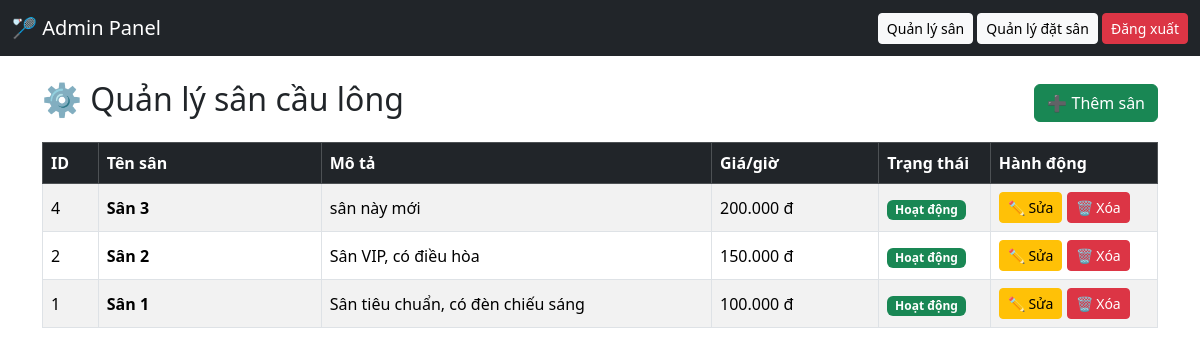
Screenshot of /public/admin/courts.php with the database file from the repository.
### tables this page shows
CREATE TABLE `courts` (
  `id` int NOT NULL,
  `name` varchar(100) NOT NULL,
  `description` text,
  `price_per_hour` decimal(10,2) NOT NULL,
  `status` enum('active','inactive') DEFAULT 'active',
  `created_at` timestamp NOT NULL DEFAULT CURRENT_TIMESTAMP
);

### public/admin/courts.php (the view, shortened to what this page needs)
<?php
require_once __DIR__ . '/../../config/db.php';
include '../../includes/admin_header.php';
$stmt = $pdo->query("SELECT * FROM courts ORDER BY id DESC");
$courts = $stmt->fetchAll(PDO::FETCH_ASSOC);
?>
<div class="d-flex justify-content-between align-items-center mb-3">
  <h2>⚙️ Quản lý sân cầu lông</h2>
  <a href="court_add.php" class="btn btn-success">➕ Thêm sân</a>
</div>
<table class="table table-bordered table-striped align-middle">
  <thead class="table-dark">
    <tr>
      <th width="5%">ID</th>
      <th width="20%">Tên sân</th>
      <th width="35%">Mô tả</th>
      <th width="15%">Giá/giờ</th>
      <th width="10%">Trạng thái</th>
      <th width="15%">Hành động</th>
    </tr>
  </thead>
  <tbody>
    <?php if (empty($courts)): ?>
      <tr>
        <td colspan="6" class="text-center text-muted">Chưa có sân nào được tạo.</td>
      </tr>
    <?php else: ?>
      <?php foreach ($courts as $c): ?>
        <tr>
          <td><?= $c['id'] ?></td>
          <td><strong><?= htmlspecialchars($c['name']) ?></strong></td>
          <td><?= nl2br(htmlspecialchars($c['description'])) ?></td>
          <td><?= number_format($c['price_per_hour'], 0, ',', '.') ?> đ</td>
          <td>
            <?php if ($c['status'] === 'active'): ?>
              <span class="badge bg-success">Hoạt động</span>
            <?php else: ?>
              <span class="badge bg-secondary">Ẩn</span>
            <?php endif; ?>
          </td>
          <td>
            <a href="court_edit.php?id=<?= $c['id'] ?>" class="btn btn-warning btn-sm">
              ✏️ Sửa
            </a>
            <a href="court_delete.php?id=<?= $c['id'] ?>"
               class="btn btn-danger btn-sm"
               onclick="return confirm('Xóa sân này?')">
              🗑️ Xóa
            </a>
          </td>
        </tr>
      <?php endforeach; ?>
    <?php endif; ?>
  </tbody>
</table>
<?php include '../../includes/admin_footer.php'; ?>

### rows the page displays
courts: id "4", name "Sân 3", description "sân này mới", price_per_hour "200.000", status "Hoạt động"
courts: id "2", name "Sân 2", description "Sân VIP, có điều hòa", price_per_hour "150.000", status "Hoạt động"
courts: id "1", name "Sân 1", description "Sân tiêu chuẩn, có đèn chiếu sáng", price_per_hour "100.000", status "Hoạt động"
